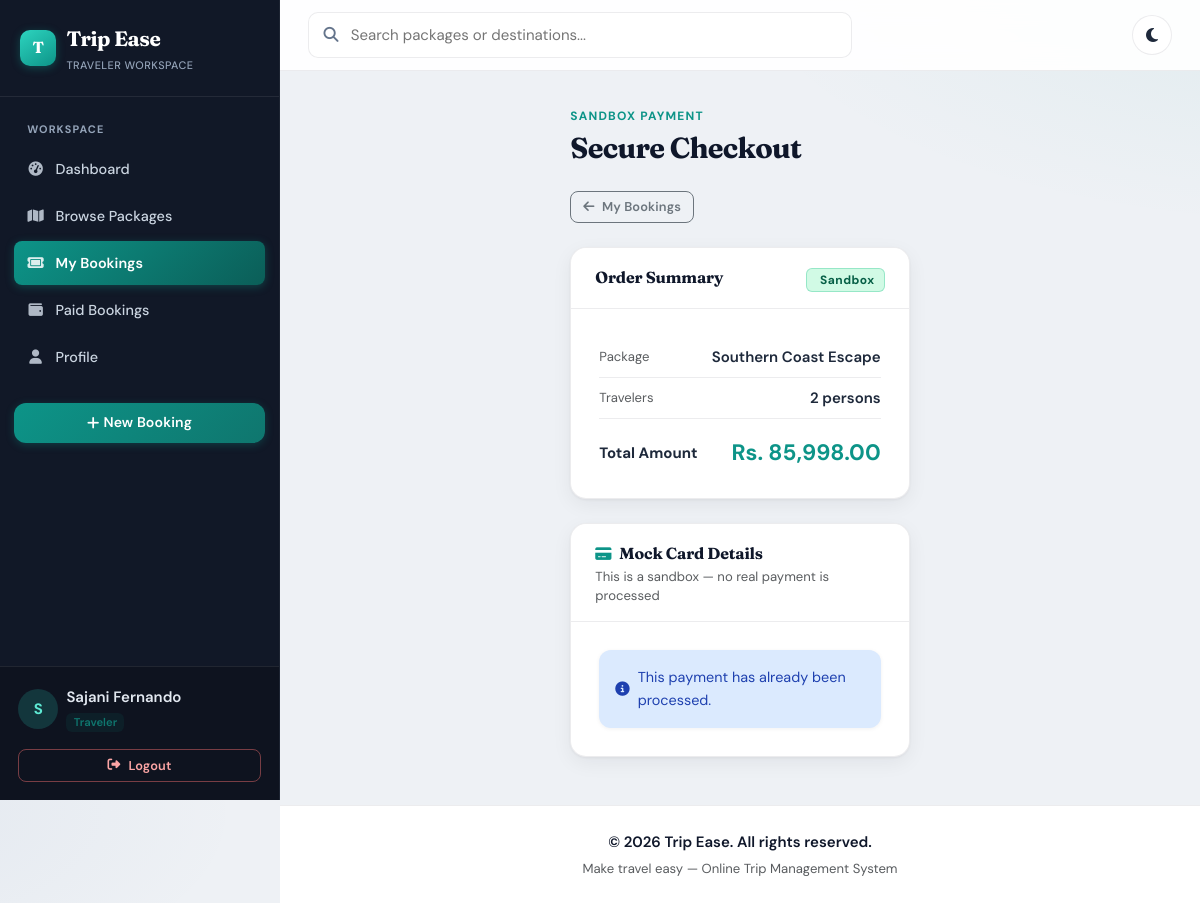
Screenshot of /payments/pay.php?booking_id=1 (signed in) with the database file from the repository.
### tables this page shows
CREATE TABLE IF NOT EXISTS bookings (
    booking_id INT AUTO_INCREMENT PRIMARY KEY,
    user_id INT NOT NULL,
    package_id INT NOT NULL,
    num_travelers INT NOT NULL DEFAULT 1,
    total_price DECIMAL(10,2) NOT NULL DEFAULT 0.00,
    status ENUM('pending', 'confirmed', 'completed', 'cancelled') NOT NULL DEFAULT 'pending',
    booking_date TIMESTAMP NOT NULL DEFAULT CURRENT_TIMESTAMP,
    updated_at TIMESTAMP NOT NULL DEFAULT CURRENT_TIMESTAMP ON UPDATE CURRENT_TIMESTAMP,
    CONSTRAINT fk_bookings_user FOREIGN KEY (user_id) REFERENCES users(user_id) ON DELETE RESTRICT,
    CONSTRAINT fk_bookings_package FOREIGN KEY (package_id) REFERENCES packages(package_id) ON DELETE RESTRICT
);

CREATE TABLE IF NOT EXISTS packages (
    package_id INT AUTO_INCREMENT PRIMARY KEY,
    title VARCHAR(180) NOT NULL,
    description TEXT NOT NULL,
    price DECIMAL(10,2) NOT NULL DEFAULT 0.00,
    duration_days INT NOT NULL,
    max_participants INT NOT NULL DEFAULT 1,
    available_slots INT NOT NULL DEFAULT 1,
    image VARCHAR(255) NULL,
    inclusions TEXT NULL,
    exclusions TEXT NULL,
    start_date DATE NULL,
    end_date DATE NULL,
    created_by INT NOT NULL,
    status ENUM('active', 'inactive') NOT NULL DEFAULT 'active',
    created_at TIMESTAMP NOT NULL DEFAULT CURRENT_TIMESTAMP,
    updated_at TIMESTAMP NOT NULL DEFAULT CURRENT_TIMESTAMP ON UPDATE CURRENT_TIMESTAMP,
    CONSTRAINT fk_packages_created_by FOREIGN KEY (created_by) REFERENCES users(user_id) ON DELETE RESTRICT
);

### includes/app.php (called while the page is built, shortened)
<?php
function appUrl(string $path = ""): string
{
    $base = rtrim(APP_BASE_PATH, "/");
    return $base . "/" . ltrim($path, "/");
}

### payments/pay.php (the view, shortened to what this page needs)
<?php
require_once __DIR__ . "/../includes/auth.php";
$bookingId = (int)($_GET["booking_id"] ?? $_POST["booking_id"] ?? 0);
$bookingStmt = $pdo->prepare(
    "SELECT
        b.booking_id,
        b.user_id,
        b.package_id,
        b.num_travelers,
        b.total_price,
        b.status,
        p.title,
        pay.payment_id,
        pay.status AS payment_status
     FROM bookings b
     INNER JOIN packages p ON p.package_id = b.package_id
     INNER JOIN payments pay ON pay.booking_id = b.booking_id
     WHERE b.booking_id = :booking_id AND b.user_id = :user_id"
);
$bookingStmt->execute([
    "booking_id" => $bookingId,
    "user_id" => (int)$_SESSION["user_id"],
]);
$booking = $bookingStmt->fetch();
require_once __DIR__ . "/../includes/header.php";
?>
<div class="row justify-content-center animate-slide-up">
    <div class="col-lg-6 col-xl-5">
        <div class="page-header" style="border-bottom: none; padding-bottom: 0; margin-bottom: 1.5rem !important;">
            <div>
                <p class="page-kicker mb-1">Sandbox Payment</p>
                <h2 class="mb-0">Secure Checkout</h2>
            </div>
            <a class="btn btn-outline-secondary btn-sm" href="<?= htmlspecialchars(appUrl(BOOKINGS_PAGE_PATH)) ?>">
                <i class="fa-solid fa-arrow-left me-1"></i> My Bookings
            </a>
        </div>
        <div class="card card-modern mb-4">
            <div class="panel-toolbar">
                <div>
                    <h5 class="mb-0">Order Summary</h5>
                </div>
                <span class="badge badge-custom badge-confirmed">
                    <i class="fa-solid fa-shield-check me-1"></i>Sandbox
                </span>
            </div>
            <div class="card-body p-4">
                <div class="d-flex justify-content-between align-items-center py-2 border-bottom" style="border-color: var(--card-border) !important;">
                    <span class="text-muted small">Package</span>
                    <span class="fw-semibold"><?= htmlspecialchars($booking["title"]) ?></span>
                </div>
                <div class="d-flex justify-content-between align-items-center py-2 border-bottom" style="border-color: var(--card-border) !important;">
                    <span class="text-muted small">Travelers</span>
                    <span class="fw-semibold"><?= (int)$booking["num_travelers"] ?> person<?= (int)$booking["num_travelers"] > 1 ? 's' : '' ?></span>
                </div>
                <div class="d-flex justify-content-between align-items-center pt-3">
                    <span class="fw-bold">Total Amount</span>
                    <span class="fw-bold" style="font-size:1.4rem;color:var(--primary);">Rs. <?= number_format((float)$booking["total_price"], 2) ?></span>
                </div>
            </div>
        </div>
        <div class="card card-modern">
            <div class="panel-toolbar">
                <div>
                    <h5 class="mb-0"><i class="fa-solid fa-credit-card me-2 text-primary" style="font-size:0.9rem;"></i>Mock Card Details</h5>
                    <p class="text-muted small mb-0">This is a sandbox — no real payment is processed</p>
                </div>
            </div>
            <div class="card-body p-4">
                <?php if ($booking["payment_status"] !== "pending"): ?>
                    <div class="alert alert-info d-flex align-items-center gap-2 mb-0">
                        <i class="fa-solid fa-circle-info flex-shrink-0"></i>
                        <span>This payment has already been processed.</span>
                    </div>
                <?php endif; ?>
            </div>
        </div>
    </div>
</div>
<?php require_once __DIR__ . "/../includes/footer.php"; ?>

### rows the page displays
bookings: package.title "Southern Coast Escape", num_travelers "2", total_price "85,998.00"

### other values shown
substr($_SESSION["user_name"] ?? "U", 0, 1) "S"
$_SESSION["user_name"] "Sajani Fernando"
currentUserRole() "Traveler"
